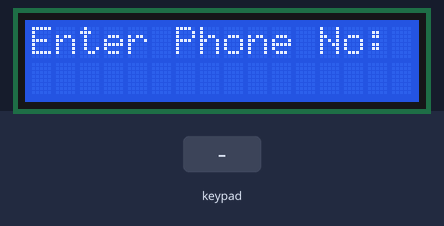
Bench run of a sketch on a simulated ESP32. Shown: 16×2 character LCD. The test bench sets the inputs (shaded band). WiFi joins after 1.5 s; servers stay silent unless stated; what the sketch prints to the serial monitor is not drawn.

Above: at 4.8 s.
4.9 s: keypad keys 3 3 2 5 2 6 1 4 # pressed 0.4 s apart
At 9.3 s:
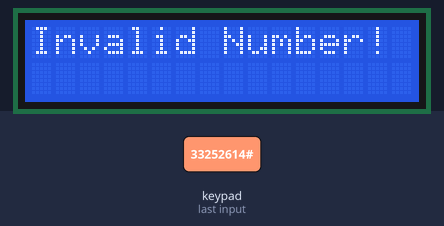
10.0 s: key '1' pressed
At 11.3 s:
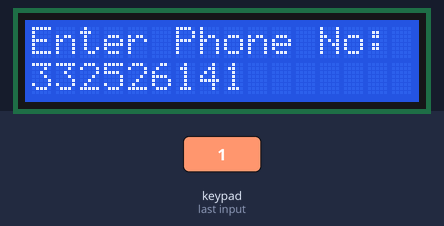
11.6 s: key '2' pressed
At 12.8 s:
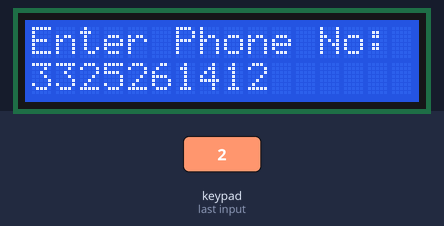
13.1 s: key '*' pressed
At 14.3 s:
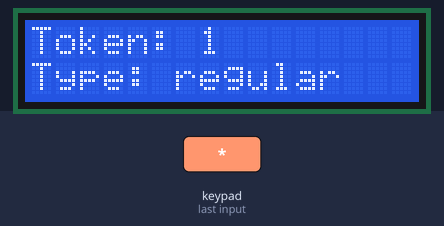
16.1 s: keypad keys 2 7 1 3 1 6 4 pressed 0.4 s apart
At 19.2 s:
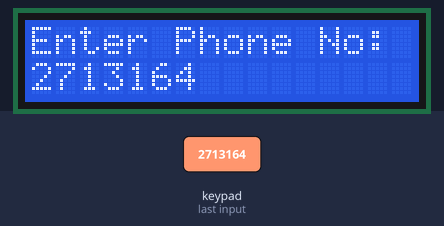
20.4 s: key '#' pressed
At 21.0 s:
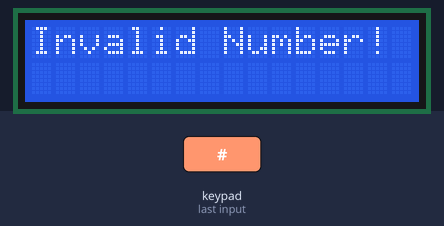
Timing chart, 0 to 23.4 s (numbered marks = the images above; inputs shaded):
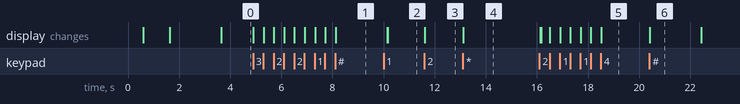

Measured:
- after the input at 4.9 s, the display: first changes at once (image 1 shows a later state)
- after the input at 10.0 s, the display: first differs from a run without the input after 0.17 s (image 2)
- after the input at 11.6 s, the display: changes at once (image 3)
- after the input at 13.1 s, the display: changes at once (image 4)
- after the input at 16.1 s, the display: first differs from a run without the input after 0.06 s (image 5 shows a later state)
- after the input at 20.4 s, the display: changes at once (image 6)
- what the display in image 6 shows lasts 2.0 s, from 20.4 s to 22.4 s

The sketch:

counter.ino
```cpp
#include <WiFi.h>
#include <WiFiUdp.h>
#include <Keypad.h>
#include <WiFiClient.h>
#include <LiquidCrystal_I2C.h>

// WiFi and UDP Settings
const char* ssid = "INNO DON";
const char* password = "Tanzania2023";
const char* udpAddress = "192.168.100.246"; // Raspberry Pi IP
const int udpPort = 12345;
WiFiUDP udp;

// Keypad Setup
const byte ROWS = 4;
const byte COLS = 4;
char hexaKeys[ROWS][COLS] = {
  {'1', '2', '3', '3'},
  {'4', '5', '6', '6'},
  {'7', '8', '9', '9'},
  {'*', '0', '#', 'D'}
};
byte rowPins[ROWS] = {33, 25, 26, 14};
byte colPins[COLS] = {27, 13, 16, 4};
Keypad customKeypad = Keypad(makeKeymap(hexaKeys), rowPins, colPins, ROWS, COLS);

// LCD Setup
LiquidCrystal_I2C lcd(0x27, 16, 2);

// Token Variables
String phoneNumber = "";
int globalToken = 0; // Shared counter for all tokens

void setup() {
  // Initialize Serial Monitor
  Serial.begin(115200);

  // Initialize LCD
  lcd.init();
  lcd.backlight();
  lcd.print("Enter Phone No:");

  // Connect to WiFi
  WiFi.begin(ssid, password);
  while (WiFi.status() != WL_CONNECTED) {
    delay(500);
    lcd.setCursor(0, 1);
    lcd.print("Connecting...");
  }
  lcd.clear();
  lcd.print("WiFi Connected!");
  delay(2000);
  lcd.clear();
  lcd.print("Enter Phone No:");
}

void loop() {
  // Get the key pressed on the keypad
  char key = customKeypad.getKey();

  if (key) {
    // Handle submission of phone number
    if (key == '*' || key == '#') {
      if (phoneNumber.length() == 10) { // Validate phone number length
        globalToken++; // Increment global token counter
        lcd.clear();
        String tokenType = (key == '*') ? "regular" : "priority";

        // Display token and type on LCD
        lcd.print("Token: " + String(globalToken));
        lcd.setCursor(0, 1);
        lcd.print("Type: " + tokenType);

        // Prepare data to send via UDP
        String data = phoneNumber + "," + String(globalToken) + "," + tokenType;

        // Send data to Raspberry Pi
        udp.beginPacket(udpAddress, udpPort);
        udp.print(data);
        if (udp.endPacket()) {
          Serial.println("UDP packet sent successfully!");
        } else {
          Serial.println("Failed to send UDP packet.");
        }

        // Reset phone number for the next customer
        phoneNumber = "";
        delay(3000);
        lcd.clear();
        lcd.print("Enter Phone No:");
      } else {
        // Handle invalid phone number
        lcd.clear();
        lcd.print("Invalid Number!");
        delay(2000);
        lcd.clear();
        lcd.print("Enter Phone No:");
      }
    } else if (key == 'D') {
      // Clear the phone number input
      phoneNumber = "";
      lcd.clear();
      lcd.print("Enter Phone No:");
    } else if (isdigit(key)) {
      // Append digit to phone number
      phoneNumber += key;
      lcd.setCursor(0, 1);
      lcd.print(phoneNumber);
    }
  }
}
/*#include <WiFi.h>
#include <WiFiUdp.h>
#include <Keypad.h>

#include <LiquidCrystal_I2C.h>

// Network credentials
const char* ssid = "3D & Robotics Lab";
const char* password = "3DRobotics";

WiFiUDP udp;
// UDP settings
const char* udpAddress = "192.168.0.218";
const int udpPort = 12345;

// Keypad settings
const byte ROWS = 4;
const byte COLS = 4;
char hexakeys[ROWS][COLS] = {
  { '1', '2', '3', 'A' },
  { '4', '5', '6', 'B' },
  { '7', '8', '9', 'C' },
  { '*', '0', '#', 'D' }

};
byte rowPins[ROWS] = { 33, 25, 26, 14 };
byte colPins[COLS] = { 27, 13, 16, 4 };
Keypad customKeypad = Keypad(makeKeymap(hexakeys), rowPins, colPins, ROWS, COLS);

// Define variables for current state of the system
String inputToken = "";
int currentToken = 0;
int counterId = 2;

void transmitData(int token, int counter);
void transmitData(char key, int counterId);
void printMessage(const char* message);
void scrollMessage(const char* message, int row);

//Initializing the Lcd
LiquidCrystal_I2C lcd(0x27, 16, 2);

void setup() {
  Serial.begin(115200);
  Serial.println("Initializing...");

  // Connect to Wi-Fi
  WiFi.begin(ssid, password);
  Serial.print("Connecting to Wi-Fi");
  lcd.init();
    lcd.backlight();
    lcd.clear();


  // Wait for connection
  int attempts = 0;
  while (WiFi.status() != WL_CONNECTED && attempts < 20) {
    delay(500);  // Wait for 0.5 seconds
    lcd.setCursor(0,0);
    lcd.print("Waiting...");
    Serial.print(".");
    attempts++;
  }


  if (WiFi.status() == WL_CONNECTED) {
    Serial.println("\nConnected to Wi-Fi");
    Serial.print("IP Address: ");
 printMessage("INVALID");
    lcd.clear();
    Serial.println(WiFi.localIP());
  } else {
    Serial.println("\nFailed to connect to Wi-Fi");
    lcd.setCursor(0,0);
    lcd.print("NO CONNECTION");
    while (true) {
      delay(1000);  // Stay here if Wi-Fi connection fails
    }
  }


  // Initialize UDP
  udp.begin(udpPort);
  Serial.print("UDP Listening on port ");
  Serial.println(udpPort);
}


void loop() {

  // Get key pressed from keypad
  char customKey = customKeypad.getKey();

  // Check if a key is pressed
  if (customKey) {
    Serial.println(customKey);  // Debug: print key to Serial Monitor

    // Display the pressed key on the LCD
    lcd.clear();
    lcd.setCursor(0, 0);
    lcd.print("Key: ");
    lcd.print(customKey);


    // Handle specific key actions
    if (customKey == 'D') {
      lcd.clear();
      printMessage("NEXT");
     // scrollMessage(" umeita mteja anaefuata ahsante",0);
      //delay(5000);
      //lcd.clear();
    } else if (customKey == '*') {
      printMessage("WAITING PERIOD");
    } else {
      Serial.println("Invalid key press!");
      printMessage("INVALID");

    }

      udp.beginPacket(udpAddress, udpPort);
    udp.write(counterId);
    udp.write(customKey);
    udp.endPacket();


    // Check if the packet was successfully sent
if (udp.endPacket()) {
  Serial.println("UDP packet sent successfully!");
} else {
  Serial.println("Failed to send UDP packet.");
}
  }


 // delay(1000); // Debounce delay
}


/*void loop() {
  char customKey = Keypad.getKey();
  if (customKey == 'A') {
    Serial.print("Key pressed: ");
    Serial.println(customKey);
    printMessage("" ,0);


    // Send key over UDP
    udp.beginPacket(udpAddress, udpPort);
    udp.write(customKey);
    udp.endPacket();
  }
}*
void printMessage(const char* message){
    lcd.clear();
    scrollMessage(message,0);
}

void scrollMessage(const char* message, int row){
  int len = strlen(message);
  if (len <= 16){
    lcd.setCursor(0, row);
    lcd.print(message);
    return;
  }

  for(int i = 0; i < len-16+1; i++){
    lcd.setCursor(0, row);
    lcd.print(message + 1);
    delay(300);
  }
  delay(1000);
  for(int i = 0; i < 16; i++){
    lcd.scrollDisplayLeft();
    delay(300);
  }
  lcd.clear();
}
*/
```
